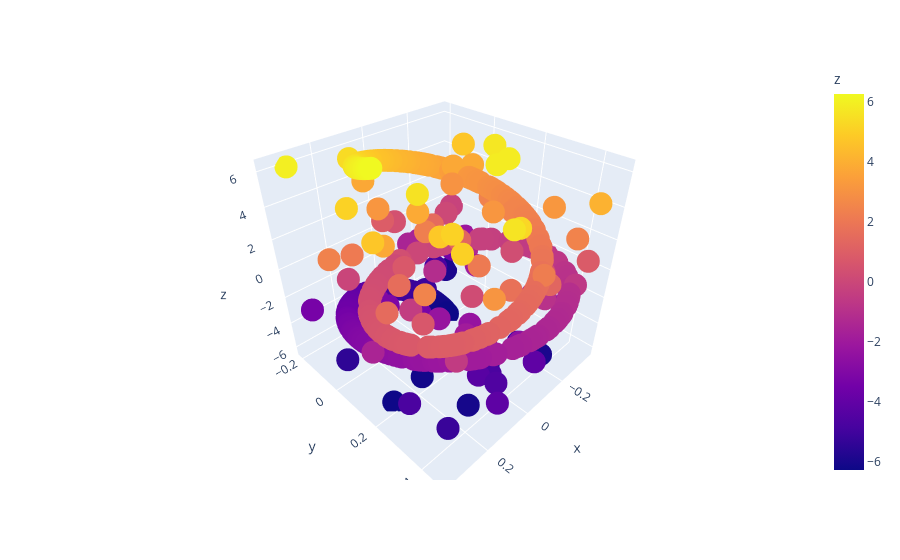

Here is the notebook cell this chart was saved with:
### Code cell
# plot df_noised
fig = px.scatter_3d(df_noised, x='x', y='y', z='z', color='z')
fig.show()

### Figure 1 — Plotly figure (JSON) as saved in the notebook; plotly's stock layout.template omitted (floating-point values rounded to 4 significant figures; data arrays with more than 128 entries replaced by an {"elided": "..."} marker saying what was removed)
{"data": [{"hovertemplate": "x=%{x}<br>y=%{y}<br>z=%{marker.color}<extra></extra>", "legendgroup": "", "marker": {"color": {"elided": "599 float values"}, "coloraxis": "coloraxis", "symbol": "circle"}, "mode": "markers", "name": "", "scene": "scene", "showlegend": false, "type": "scatter3d", "x": {"elided": "599 float values"}, "y": {"elided": "599 float values"}, "z": {"elided": "599 float values"}}], "layout": {"coloraxis": {"colorbar": {"title": {"text": "z"}}, "colorscale": [[0, "#0d0887"], [0.1111, "#46039f"], [0.2222, "#7201a8"], [0.3333, "#9c179e"], [0.4444, "#bd3786"], [0.5556, "#d8576b"], [0.6667, "#ed7953"], [0.7778, "#fb9f3a"], [0.8889, "#fdca26"], [1, "#f0f921"]]}, "legend": {"tracegroupgap": 0}, "margin": {"t": 60}, "scene": {"domain": {"x": [0, 1], "y": [0, 1]}, "xaxis": {"title": {"text": "x"}}, "yaxis": {"title": {"text": "y"}}, "zaxis": {"title": {"text": "z"}}}}}
